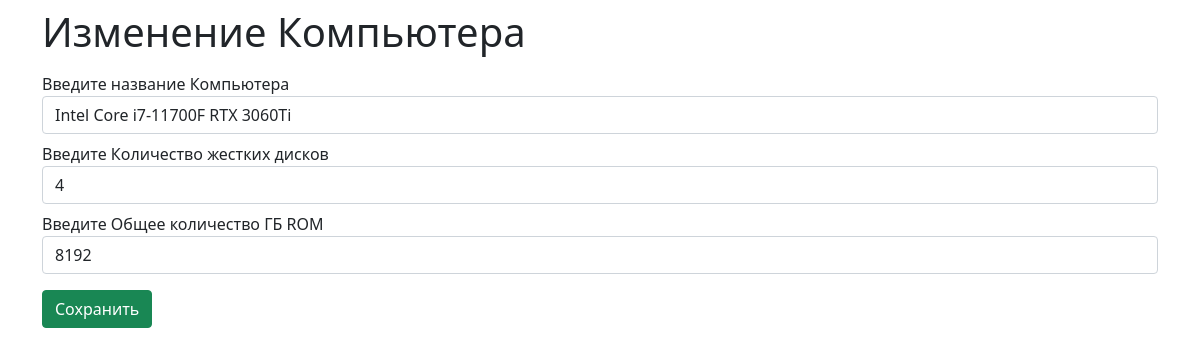
The page /edit_comp/1/ on the database its author committed.
### ComputersOS/models.py (models this page shows)
class Computer(models.Model):
    name_comp = models.CharField(max_length=255, verbose_name="Название Компьютера")
    hard_disk_number = models.IntegerField(verbose_name="Количество жестких дисков")
    general_storage = models.IntegerField(verbose_name="Общее количество ГБ ROM")

### ComputersOS/views.py (the view)
# urls.py: path('edit_comp/<int:id>/', edit_comp),
def edit_comp(request, id):
    try:
        comp = Computer.objects.get(id=id)
        if request.method == "POST":
            comp.name_comp = request.POST.get("name_comp")
            comp.hard_disk_number = request.POST.get("hard_disk_number")
            comp.general_storage = request.POST.get("general_storage")
            comp.save()
            return HttpResponseRedirect("/")
        else:
            return render(request, "edit_comp.html", {"comp": comp})
    except Computer.DoesNotExist:
        return HttpResponseNotFound("<h2>Компьютер не найден</h2>")

### ComputersOS/templates/edit_comp.html (shortened to what this page needs)
<!DOCTYPE html>
<html>
<head>
    <link href="https://cdn.jsdelivr.net/npm/bootstrap@5.1.3/dist/css/bootstrap.min.css" rel="stylesheet">
</head>
<body class="container">
    <h1 class="pt-2">Изменение Компьютера</h1>
    <form method="POST">
        <div class="form-group pt-2">
            <label>Введите название Компьютера</label><br>
            <input class="form-control" type="text" name="name_comp" value="{{comp.name_comp}}" />
        </div>
        <div class="form-group pt-2">
            <label>Введите Количество жестких дисков</label><br>
            <input class="form-control" type="text" name="hard_disk_number" value="{{comp.hard_disk_number}}" />
        </div>
        <div class="form-group pt-2 pb-3">
            <label>Введите Общее количество ГБ ROM</label><br>
            <input class="form-control" type="text" name="general_storage" value="{{comp.general_storage}}" />
        </div>
        <input type="submit" class="btn btn-success" value="Сохранить">
    </form>
</body>
</html>

### rows shown on the page
Computer: name_comp "Intel Core i7-11700F RTX 3060Ti", hard_disk_number "4", general_storage "8192"
